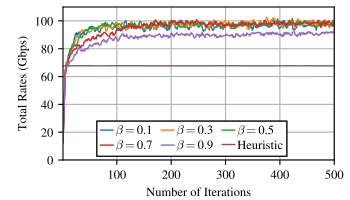

Write the Python code that produced this figure.
import os

import matplotlib.pyplot as plt
import numpy as np

#create a figure with (2,1) subplots
FONT_SIZE = 9
fig_width_px = 350
fig_height_px = 200
dpi = 100  # Typical screen DPI, adjust if necessary
fig_width_in = fig_width_px / dpi
fig_height_in = fig_height_px / dpi

plt.rcParams.update({
    # --- make every normal string use Times or the best fall-back ----
    'font.family' : 'serif',
    'font.serif'  : ['Times New Roman', 'Times', 'Nimbus Roman', 'STIXGeneral'],
    # --- keep your existing sizing rules ----------------------------
    'font.size'        : FONT_SIZE,
    'axes.titlesize'   : FONT_SIZE,
    'axes.labelsize'   : FONT_SIZE,
    'xtick.labelsize'  : FONT_SIZE,
    'ytick.labelsize'  : FONT_SIZE,
    'legend.fontsize'  : FONT_SIZE,
})
plt.rc('mathtext', fontset='cm')


current_dir = os.path.dirname(os.path.abspath(__file__))
results_dir = os.path.join(current_dir, os.path.pardir, "test_dual_optimization_regular_1000_varying_beta")

# Plot the data
fig, axs = plt.subplots(1,1,)
fig.set_size_inches(fig_width_in, fig_height_in)  # 3.5 inches width, height adjusted to maintain aspect ratio

beta = [0.1, 0.3, 0.5, 0.7, 0.9]
N_POINTS = 500
res = np.zeros((len(beta), 4, N_POINTS))
result_list = []
for i, b in enumerate(beta):
    print(f"Processing beta = {b}")
    tmp_dir = "test_dual_optimization_regular_1000_varying_beta-2025-July-16-14-56-44-ail"
    fname = f"DualSimulation.d_o.beta{int(b*10)}.txt"
    data_file = os.path.join(results_dir, tmp_dir, fname)
    data = np.genfromtxt(data_file, delimiter=',')
    
    res[i, 0, :] = data[:, 3]
    result_list.append(data[:, 3])
    fname = f"DualSimulation.gap.beta{int(b*10)}.txt"
    data_file = os.path.join(results_dir, tmp_dir, fname)
    data = np.genfromtxt(data_file, delimiter=',')
    res[i, 1, :] = data[:, 3]

    fname = f"DualSimulation.mwm.beta{int(b*10)}.txt"
    data_file = os.path.join(results_dir, tmp_dir, fname)
    data = np.genfromtxt(data_file, delimiter=',')
    res[i, 2, :] = data[:, 3]
    
    fname = f"DualSimulation.p_o.beta{int(b*10)}.txt"
    data_file = os.path.join(results_dir, tmp_dir, fname)
    data = np.genfromtxt(data_file, delimiter=',')
    res[i, 3, :] = data[:, 3]

# colors = ["#FFD9B6","#FDBD88","#E96900","#AD4E00","#723300"]

lines1 = []
lines2 = []
for i, b in enumerate(beta):
    print(f"Plotting beta = {b}",i)
    print(result_list)
    AVG_N = 5
    avg = np.convolve(-res[i,3,:], np.ones(AVG_N)/AVG_N, mode='full')[:N_POINTS]
    line, = axs.plot(np.arange(N_POINTS)+1, avg,linewidth=1)
    lines1.append(line)
    # line, = axs.plot(np.arange(N_POINTS)+1, res[i,1,:],linewidth=1)
    # lines2.append(line)
    # line, = axs.plot(np.arange(N_POINTS)+1, res[i,2,:],linewidth=1)
    # lines.append(line)
    # line, = axs.plot(np.arange(N_POINTS)+1, res[i,3,:],linewidth=1)
    # lines.append(line)
line, = axs.plot(np.arange(N_POINTS)+1, -res[0,2,:],linewidth=1)
lines1.append(line)

axs.set_position([0.18, 0.2, 0.775, 0.765])
# axs.set_title('Beam Intensity')
axs.set_xlabel('Number of Iterations')
axs.set_ylabel(r'Total Rates (Gbps)')
axs.set_xlim(1, N_POINTS)
axs.set_ylim(0, 110)
# axs.set_xscale('log')
# axs.set_yscale('log')
axs.grid()
# Add a legend

data_name_list = [r"$\beta=$"+f"{0.1+0.2*i:.1f}" for i in range(5)] 
data_name_list.append(r"Heuristic")
ncol = 3  # Number of columns in the legend
h, l = lines1, data_name_list
nrows = -(-len(h) // ncol)                         # ceiling division
idx   = np.arange(len(h))
pad   = nrows * ncol - len(idx)
idx   = np.concatenate([idx, np.full(pad, -1)])    # pad
order = idx.reshape(nrows, ncol).T.ravel()
order = order[order >= 0]                          # drop sentinels
h = [h[i] for i in order]
l = [l[i] for i in order]

leg = plt.legend(h,l,fontsize=FONT_SIZE, loc='lower left', bbox_to_anchor=(0.125, 0.025, 0.7, 0.3), mode="expand",ncol = 3 ,borderaxespad=0.,handlelength=1, handleheight= 0.8, handletextpad=0.2, 
frameon=True,          # draw a frame
fancybox=False,        # <-- square corners (like MATLAB)
edgecolor='black',     # black  frame edge
facecolor='white',     # white background
framealpha=1,          # fully opaque
borderpad=0.3,         # tight inner padding (font-size units)
labelspacing=0.2,      # tight vertical space between rows
)   
leg.get_frame().set_linewidth(0.8)  # MATLAB-thin border
axs.add_artist(leg)

# Save the figure as a PDF
print("Saving figure to:", current_dir)
output_path = os.path.join(current_dir, os.path.splitext(os.path.basename(__file__))[0]) + '.pdf'

fig.savefig(output_path, format='pdf', pad_inches=0.)
